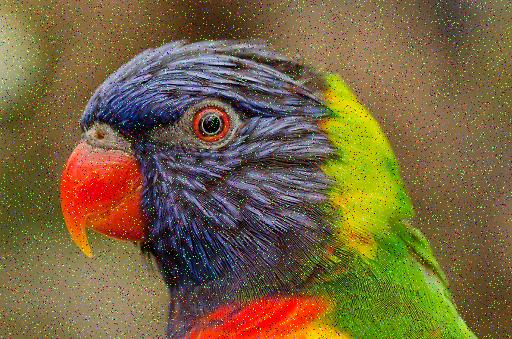
#> input picture COMP9517_Demo/noisyImg_1.jpg, 512 x 339 px
$ jupyter execute week1-3.ipynb
#> lines starting #> are read from the running program, lines starting #| are printed output that depends on the picture
[cell 1]
import cv2
import numpy as np
from matplotlib import pyplot as plt

[cell 2]
img = cv2.imread('noisyImg_1.jpg',1)
#> img is the input picture: shape (339, 512, 3); mean B, G, R 63.9, 100.6, 119.9
#convert BGR to RGB
img = cv2.cvtColor(img, cv2.COLOR_BGR2RGB)
plt.imshow(img)

[cell 3]
#Gaussian filtering
blur = cv2.GaussianBlur(img,(5,5),3)
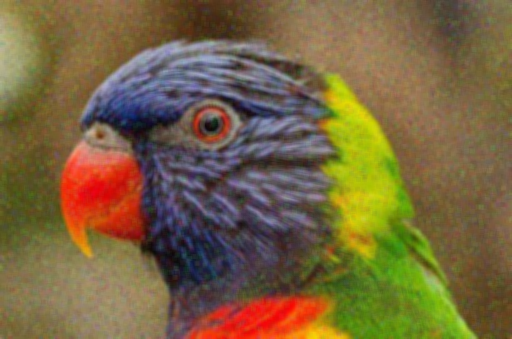
#> blur: shape (339, 512, 3); mean R, G, B 119.9, 100.6, 63.9
plt.imshow(blur)

[cell 4]
#Gaussian filtering v2
G = cv2.getGaussianKernel(5,3)
GM = G*G.T;
print(G)
print(GM)
blur2 = cv2.filter2D(img,-1,GM)

[cell 5]
#show original and filtered images
plt.subplot(1,3,1),plt.imshow(img),plt.title('Original')
plt.xticks([]), plt.yticks([])
plt.subplot(1,3,2),plt.imshow(blur),plt.title('Blurred')
plt.xticks([]), plt.yticks([])
plt.subplot(1,3,3),plt.imshow(blur2),plt.title('Blurred')
plt.xticks([]), plt.yticks([])
plt.show()
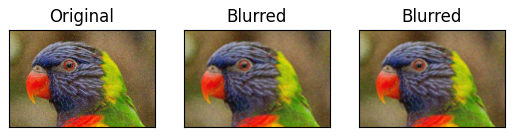
#> figure drawn by matplotlib, 3 panels

$ run again, with COMP9517_Demo/test1.jpg copied over COMP9517_Demo/noisyImg_1.jpg
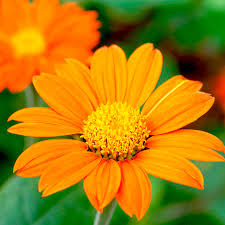
#> input picture COMP9517_Demo/test1.jpg, 225 x 225 px
#> img is the input picture: shape (225, 225, 3); mean B, G, R 12.7, 125.7, 168.3
#> `blur = cv2.GaussianBlur(img,(5,5),3)`:
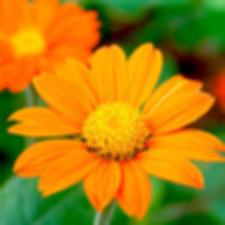
#> blur: shape (225, 225, 3); mean R, G, B 168.3, 125.7, 12.7
#> `plt.show()`:
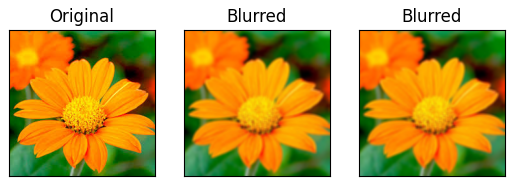
#> figure drawn by matplotlib, 3 panels
